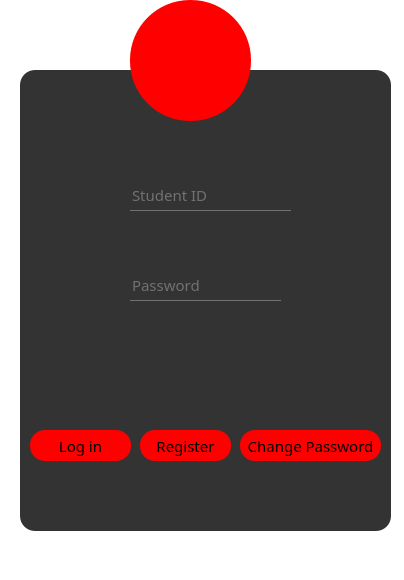
<?xml version="1.0" encoding="UTF-8"?>
<ui version="4.0">
 <class>MainWindow</class>
 <widget class="QMainWindow" name="MainWindow">
  <property name="geometry">
   <rect>
    <x>0</x>
    <y>0</y>
    <width>404</width>
    <height>580</height>
   </rect>
  </property>
  <property name="windowTitle">
   <string>MainWindow</string>
  </property>
  <property name="styleSheet">
   <string notr="true">*{
background:rgb(255, 255, 255);
font-size:15px;
font-family:Century Gothic,sans-serif;
background-image: url(:/qss/psblack/ce75199595b95100538ccfd6827834cd.jpg);
}
QFrame{
background:rgba(0,0,0,0.8);
border-radius:15px;
}
</string>
  </property>
  <widget class="QWidget" name="centralwidget">
   <property name="contextMenuPolicy">
    <enum>Qt::ActionsContextMenu</enum>
   </property>
   <property name="styleSheet">
    <string notr="true"/>
   </property>
   <widget class="QFrame" name="frame">
    <property name="geometry">
     <rect>
      <x>20</x>
      <y>70</y>
      <width>371</width>
      <height>461</height>
     </rect>
    </property>
    <property name="frameShape">
     <enum>QFrame::StyledPanel</enum>
    </property>
    <property name="frameShadow">
     <enum>QFrame::Raised</enum>
    </property>
    <widget class="QPushButton" name="Log">
     <property name="geometry">
      <rect>
       <x>10</x>
       <y>360</y>
       <width>101</width>
       <height>31</height>
      </rect>
     </property>
     <property name="styleSheet">
      <string notr="true">background:red;
border-radius:15px;</string>
     </property>
     <property name="text">
      <string>Log in</string>
     </property>
    </widget>
    <widget class="QPushButton" name="register_2">
     <property name="geometry">
      <rect>
       <x>120</x>
       <y>360</y>
       <width>91</width>
       <height>31</height>
      </rect>
     </property>
     <property name="styleSheet">
      <string notr="true">background:red;
border-radius:15px;</string>
     </property>
     <property name="text">
      <string>Register</string>
     </property>
    </widget>
    <widget class="QPushButton" name="change_psw">
     <property name="geometry">
      <rect>
       <x>220</x>
       <y>360</y>
       <width>141</width>
       <height>31</height>
      </rect>
     </property>
     <property name="styleSheet">
      <string notr="true">background:red;
border-radius:15px;</string>
     </property>
     <property name="text">
      <string>Change Password</string>
     </property>
    </widget>
    <widget class="QLineEdit" name="accedit">
     <property name="geometry">
      <rect>
       <x>110</x>
       <y>110</y>
       <width>161</width>
       <height>31</height>
      </rect>
     </property>
     <property name="styleSheet">
      <string notr="true">background:transparent;
border:none;
color:#717072;
border-bottom:1px solid #717072;</string>
     </property>
     <property name="text">
      <string>Student ID</string>
     </property>
    </widget>
    <widget class="QLineEdit" name="pswedit">
     <property name="geometry">
      <rect>
       <x>110</x>
       <y>200</y>
       <width>151</width>
       <height>31</height>
      </rect>
     </property>
     <property name="styleSheet">
      <string notr="true">background:transparent;
border:none;
color:#717072;
border-bottom:1px solid #717072;</string>
     </property>
     <property name="text">
      <string>Password</string>
     </property>
    </widget>
   </widget>
   <widget class="QToolButton" name="toolButton">
    <property name="geometry">
     <rect>
      <x>130</x>
      <y>0</y>
      <width>121</width>
      <height>121</height>
     </rect>
    </property>
    <property name="styleSheet">
     <string notr="true">background:red;
border-radius:60px;</string>
    </property>
    <property name="text">
     <string/>
    </property>
    <property name="icon">
     <iconset resource="resource.qrc">
      <normaloff>:/qss/psblack/img_227642.png</normaloff>:/qss/psblack/img_227642.png</iconset>
    </property>
    <property name="iconSize">
     <size>
      <width>45</width>
      <height>45</height>
     </size>
    </property>
   </widget>
  </widget>
  <widget class="QStatusBar" name="statusbar"/>
 </widget>
 <resources>
  <include location="resource.qrc"/>
 </resources>
 <connections/>
</ui>
